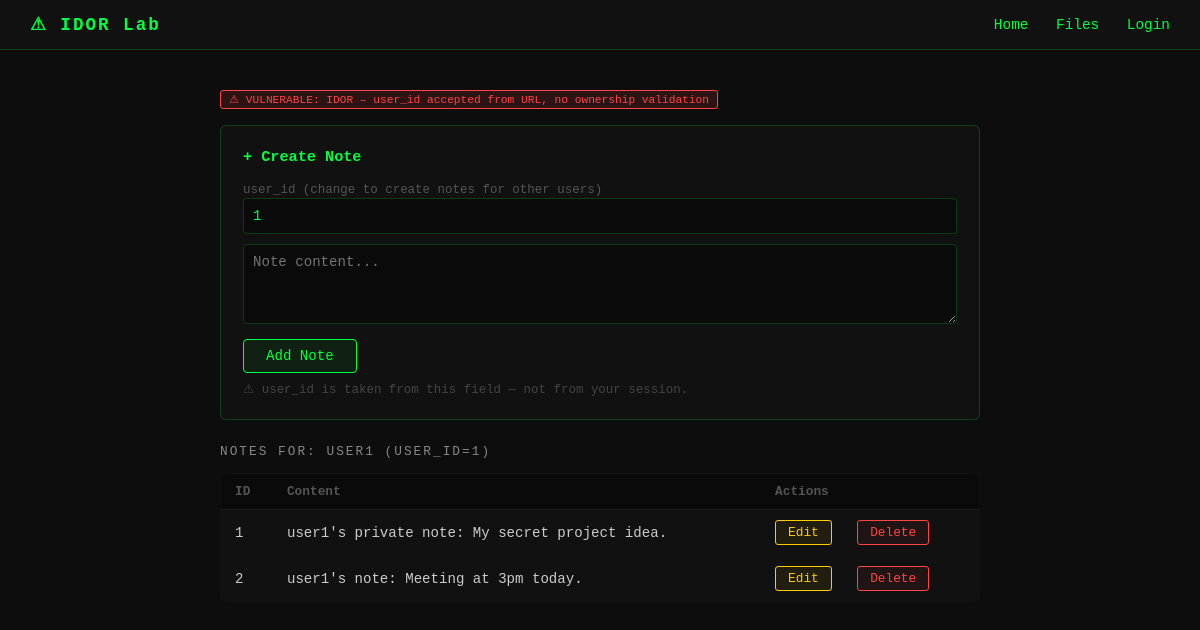
The app's page /notes with its own data.
### tables this page shows
CREATE TABLE users (
            id       INTEGER PRIMARY KEY AUTOINCREMENT,
            username TEXT    NOT NULL UNIQUE,
            email    TEXT    NOT NULL,
            password TEXT    NOT NULL
        );

CREATE TABLE notes (
            id      INTEGER PRIMARY KEY AUTOINCREMENT,
            user_id INTEGER NOT NULL,
            content TEXT    NOT NULL
        );

### app.py (the view)
@app.route("/notes")
def notes():
    user_id = request.args.get("user_id", session.get("user_id", 1))
    db      = get_db()
    rows    = db.execute("SELECT * FROM notes WHERE user_id=?", (user_id,)).fetchall()
    owner   = db.execute("SELECT username FROM users WHERE id=?", (user_id,)).fetchone()
    return render_template(
        "notes.html",
        notes=[dict(r) for r in rows],
        owner=owner["username"] if owner else "Unknown",
        user_id=user_id,
        current_user=session.get("user"),
    )

### app.py (called while the page is built)
def get_db():
    db = getattr(g, "_database", None)
    if db is None:
        db = g._database = sqlite3.connect(DATABASE)
        db.row_factory = sqlite3.Row
    return db

@app.teardown_appcontext
def close_connection(exception):
    db = getattr(g, "_database", None)
    if db is not None:
        db.close()

### templates/notes.html (shortened to what this page needs)
<!DOCTYPE html>
<html lang="en">
<head>
</head>
<body>
<header>
  <h1>&#9888; IDOR Lab</h1>
  <nav>
    <a href="/">Home</a>
    <a href="/files">Files</a>
    <a href="/login">Login</a>
  </nav>
</header>
<div class="container">
  <p class="vuln-tag">&#9888; VULNERABLE: IDOR – user_id accepted from URL, no ownership validation</p>
  <div class="form-card">
    <h3>&#43; Create Note</h3>
    <form method="POST" action="/create_note">
      <label style="color:#555;font-size:.78rem">user_id (change to create notes for other users)</label>
      <input type="number" name="user_id" value="{{ user_id }}" min="1">
      <textarea name="content" placeholder="Note content..."></textarea>
      <input type="submit" class="submit-btn" value="Add Note">
      <p class="hint">&#9888; user_id is taken from this field &mdash; not from your session.</p>
    </form>
  </div>
  <p class="section-title">Notes for: {{ owner }} (user_id={{ user_id }})</p>
  {% if notes %}
  <table>
    <thead>
      <tr><th>ID</th><th>Content</th><th>Actions</th></tr>
    </thead>
    <tbody>
      {% for note in notes %}
      <tr>
        <td>{{ note.id }}</td>
        <td>{{ note.content }}</td>
        <td>
          <a class="btn btn-edit" href="/edit_note?id={{ note.id }}">Edit</a>
          <a class="btn btn-delete" href="/delete_note?id={{ note.id }}" onclick="return confirm('Delete note {{ note.id }}?')">Delete</a>
        </td>
      </tr>
      {% endfor %}
    </tbody>
  </table>
  {% else %}
  <p style="color:#555;font-size:.9rem">No notes found for this user_id.</p>
  {% endif %}
</div>
</body>
</html>

### templates/notes.html (style rules this page uses)
* { box-sizing: border-box; margin: 0; padding: 0; }
body { font-family: 'Courier New', monospace; background: #0d0d0d; color: #00ff41; min-height: 100vh; }
header { background: #111; border-bottom: 1px solid #00ff4133; padding: 14px 30px; display: flex; justify-content: space-between; align-items: center; }
header h1 { font-size: 1.1rem; letter-spacing: 2px; }
nav a { color: #00ff41; text-decoration: none; margin-left: 18px; font-size: .9rem; }
.container { max-width: 800px; margin: 40px auto; padding: 0 20px; }
.vuln-tag { display: inline-block; background: #ff444422; border: 1px solid #ff4444; color: #ff4444; font-size: .7rem; padding: 2px 8px; border-radius: 3px; margin-bottom: 16px; }
.section-title { color: #888; font-size: .8rem; letter-spacing: 2px; margin-bottom: 14px; text-transform: uppercase; }
table { width: 100%; border-collapse: collapse; background: #111; border: 1px solid #00ff4122; border-radius: 6px; overflow: hidden; }
th { background: #0a0a0a; color: #555; font-size: .8rem; text-align: left; padding: 10px 14px; border-bottom: 1px solid #1a1a1a; }
td { padding: 10px 14px; border-bottom: 1px solid #0f0f0f; color: #ccc; font-size: .88rem; }
tr:last-child td { border-bottom: none; }
.btn { display: inline-block; padding: 4px 12px; border-radius: 3px; font-family: inherit; font-size: .8rem; cursor: pointer; text-decoration: none; }
.btn-edit { background: #ffcc0011; border: 1px solid #ffcc00; color: #ffcc00; }
.btn-delete { background: #ff444411; border: 1px solid #ff4444; color: #ff4444; }
.form-card { background: #111; border: 1px solid #00ff4133; border-radius: 6px; padding: 22px; margin-bottom: 24px; }
.form-card h3 { margin-bottom: 14px; color: #00ff41; font-size: .95rem; }
input[type=text], textarea, input[type=number] { background: #0a0a0a; border: 1px solid #00ff4133; border-radius: 4px; color: #00ff41; padding: 9px; font-family: inherit; font-size: .88rem; width: 100%; outline: none; margin-bottom: 10px; }
textarea { height: 80px; resize: vertical; }
.submit-btn { background: #00ff4111; border: 1px solid #00ff41; color: #00ff41; padding: 8px 22px; border-radius: 4px; font-family: inherit; cursor: pointer; font-size: .88rem; }
.hint { color: #444; font-size: .78rem; margin-top: 8px; }

### records on screen
users: username "USER1"
notes: id "1", content "user1's private note: My secret project idea."
notes: id "2", content "user1's note: Meeting at 3pm today."

### other values on screen
{{ user_id }} "1"
